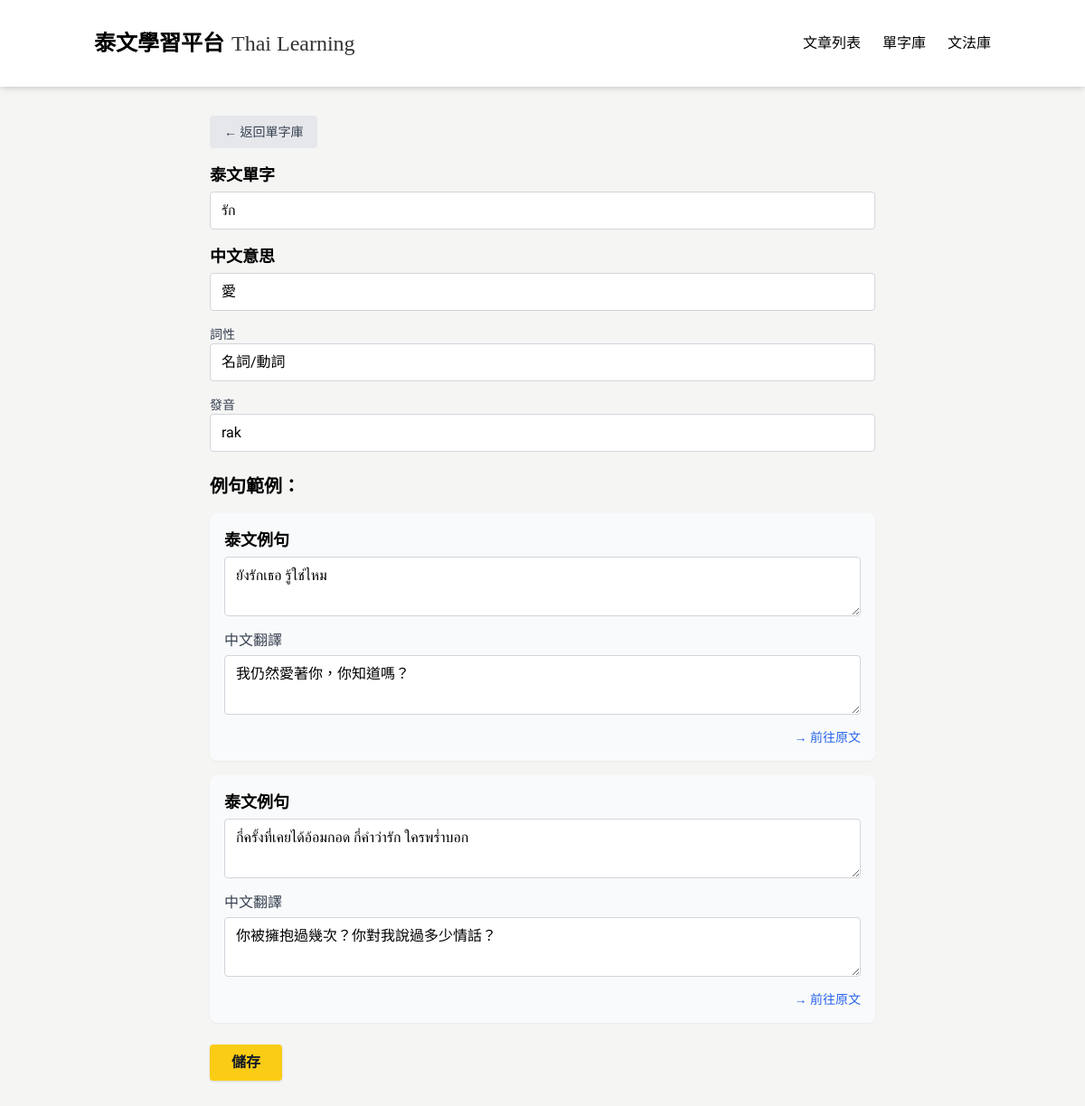
Before: /word/41/edit with the older database file.
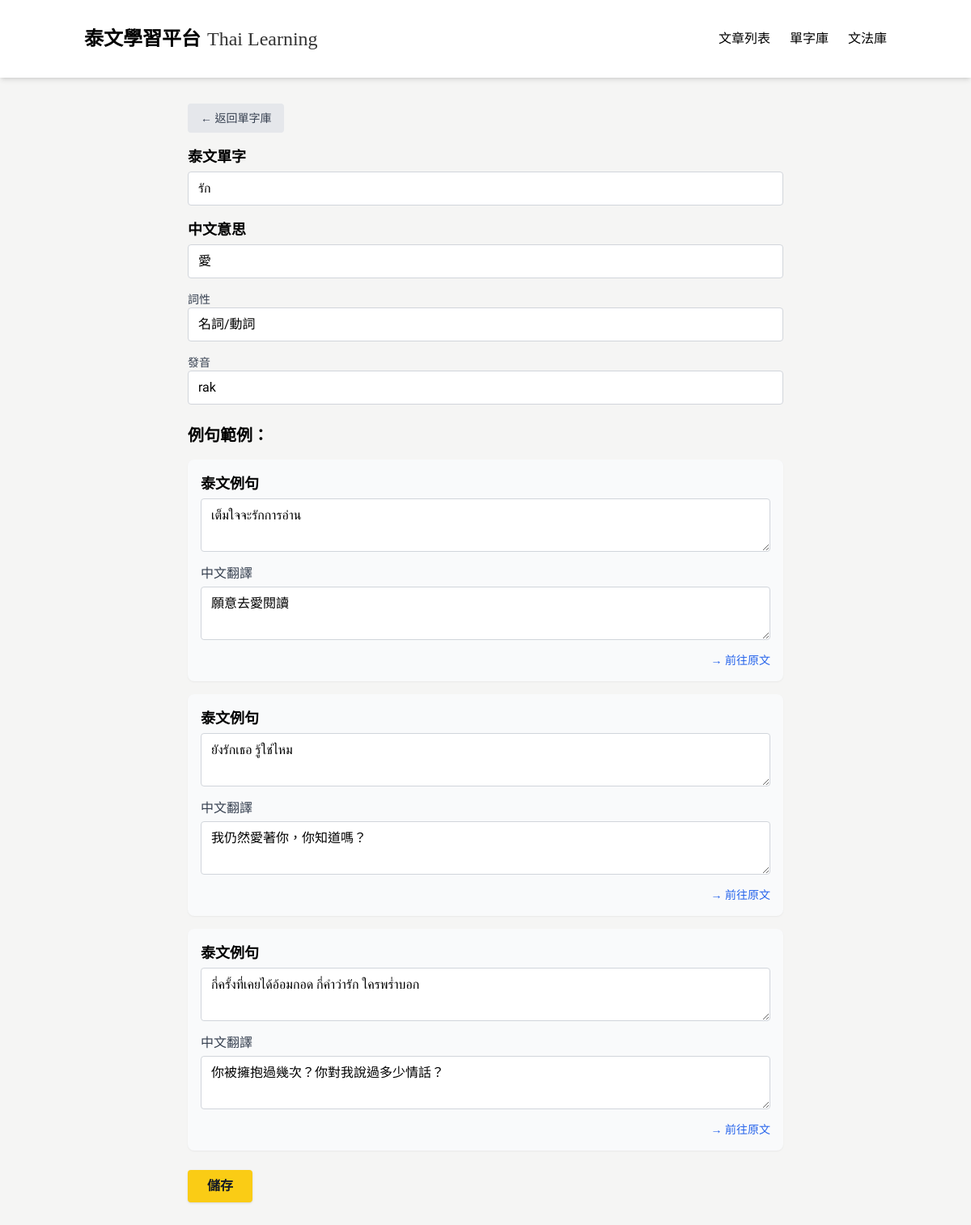
After: the same page with the newer database file.
### tables this page shows
CREATE TABLE WordExample (
    id INTEGER PRIMARY KEY AUTOINCREMENT,
    thai TEXT NOT NULL,
    chinese TEXT NOT NULL,
    wordId INTEGER NOT NULL,
    createdAt TEXT NOT NULL,
    updatedAt TEXT NOT NULL, articleId INTEGER REFERENCES Article(id),
    FOREIGN KEY (wordId) REFERENCES Word(id)
);

### app_sqlite.py (the view, shortened to what this page needs)
@app.route('/word/<int:word_id>/edit', methods=['GET', 'POST'])
def edit_word(word_id):
    conn = get_db_connection()
    word = conn.execute('SELECT * FROM Word WHERE id = ?', (word_id,)).fetchone()
    examples = conn.execute('SELECT * FROM WordExample WHERE wordId = ? ORDER BY createdAt DESC', (word_id,)).fetchall()
    conn.close()
    return render_template('edit_word.html', word=word, examples=examples)

### app_sqlite.py (called while the page is built)
def get_db_connection():
    base_path = os.path.dirname(os.path.abspath(__file__))
    db_path = os.path.join(base_path, 'data.db')
    conn = sqlite3.connect(db_path)  # SQLite 檔名
    conn.row_factory = sqlite3.Row     # 讓取出的資料像字典一樣操作
    return conn

### templates/edit_word.html (shortened to what this page needs)
<!DOCTYPE html>
<html lang="zh-TW">
<head>
  <script src="https://cdn.tailwindcss.com"></script>
</head>
<body>
  <nav class="bg-white shadow-md sticky top-0 z-50">
    <div class="container mx-auto px-4 py-4">
      <div class="flex justify-between items-center py-4">
        <div class="flex items-center space-x-2">
          <a href="/" class="flex items-end space-x-2">
            <span class="nav-title text-2xl font-bold text-black">泰文學習平台</span>
            <span class="nav-subtitle text-2xl text-black/80 self-end">Thai Learning</span>
          </a>
        </div>
        <div class="hidden md:flex space-x-6">
          <a href="/" class="tab-btn active-tab text-black hover:text-gray-700" data-tab="articles">文章列表</a>
          <a href="/vocabulary" class="text-black hover:text-gray-700">單字庫</a>
          <a href="/grammar" class="text-black hover:text-gray-700">文法庫</a>
        </div>
      </div>
    </div>
  </nav>
<div class="max-w-3xl mx-auto px-4 py-8">
  <form method="POST">
    <div class="mb-4">
      <a href="/vocabulary" class="inline-block px-4 py-2 bg-gray-200 text-gray-700 rounded hover:bg-gray-300 text-sm">
        ← 返回單字庫
      </a>
    </div>
    <div class="mb-4">
      <label for="thai_word" class="block text-lg font-bold mb-1">泰文單字</label>
      <input type="text" id="thai_word" name="thai" value="{{ word.thai }}" class="w-full border border-gray-300 rounded px-3 py-2" required>
    </div>
    <div class="mb-4">
      <label for="chinese_word" class="block text-lg font-bold mb-1">中文意思</label>
      <input type="text" id="chinese_word" name="chinese" value="{{ word.chinese }}" class="w-full border border-gray-300 rounded px-3 py-2" required>
    </div>
    <div class="mb-4">
      <label for="type" class="block text-sm font-medium text-gray-700">詞性</label>
      <input type="text" id="type" name="type" value="{{ word.type }}" class="w-full border border-gray-300 rounded px-3 py-2">
    </div>
    <div class="mb-6">
      <label for="pronunciation" class="block text-sm font-medium text-gray-700">發音</label>
      <input type="text" id="pronunciation" name="pronunciation" value="{{ word.pronunciation }}" class="w-full border border-gray-300 rounded px-3 py-2">
    </div>
    <h2 class="text-xl font-semibold mb-4">例句範例：</h2>
    <ul class="space-y-4">
      {% for example in examples %}
      <li class="bg-gray-50 p-4 rounded-lg shadow-sm">
        <label for="example_thai_{{ loop.index }}" class="block thai-text text-lg font-semibold mb-1">泰文例句</label>
        <textarea id="example_thai_{{ loop.index }}" name="exampleThai_{{ example.id }}" class="w-full border border-gray-300 rounded px-3 py-2 mb-2" rows="2">{{ example.thai }}</textarea>
        <label for="example_chinese_{{ loop.index }}" class="block text-gray-700 mb-1">中文翻譯</label>
        <textarea id="example_chinese_{{ loop.index }}" name="exampleChinese_{{ example.id }}" class="w-full border border-gray-300 rounded px-3 py-2" rows="2">{{ example.chinese }}</textarea>
        <div class="mt-2 flex justify-end">
          {% if example.articleId %}
            <a href="/article/{{ example.articleId }}" class="text-sm text-blue-600 hover:underline ml-4 whitespace-nowrap">→ 前往原文</a>
          {% else %}
            <span class="text-sm text-gray-400 ml-4 whitespace-nowrap">無原文連結</span>
          {% endif %}
        </div>
      </li>
      {% else %}
      <li class="text-gray-400">目前尚無例句</li>
      {% endfor %}
    </ul>
    <div class="mt-6">
      <button type="submit" class="px-6 py-2 bg-yellow-400 hover:bg-yellow-500 text-gray-900 font-semibold rounded shadow">儲存</button>
    </div>
  </form>
</div>
</body>
</html>

Changed rows visible on the page:
added WordExample: id "เต็มใจจะรักการอ่าน", id "願意去愛閱讀"
